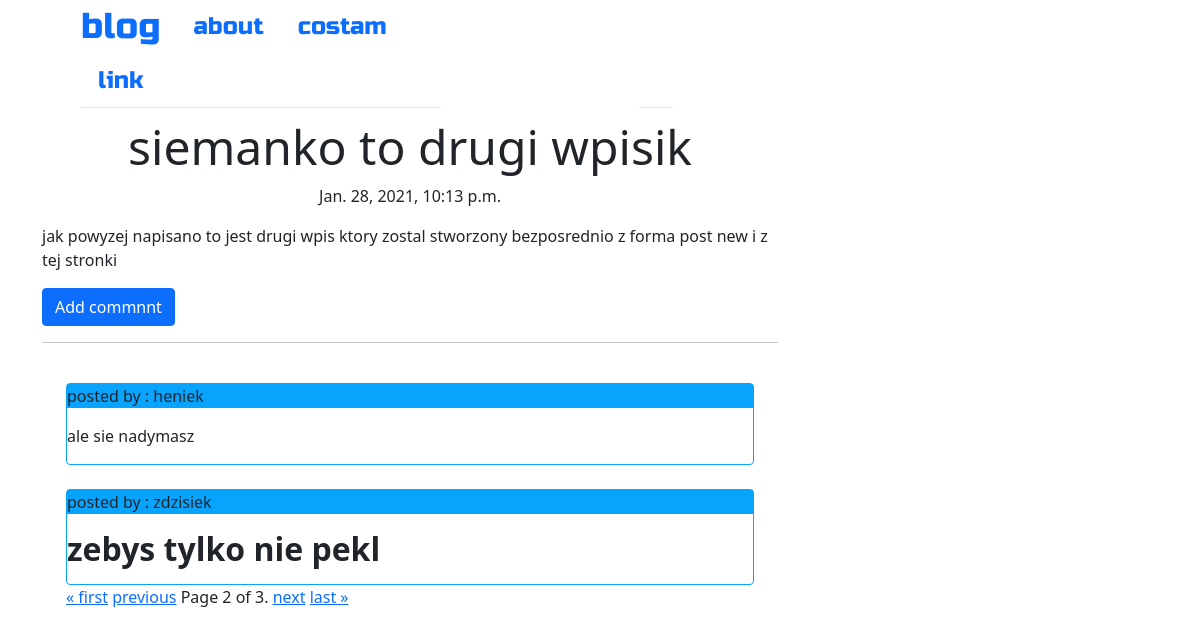
Screenshot of /blog/post/2?page=2 with the database file from the repository.
### blog/models.py (models this page shows, shortened)
class Post(models.Model):
    author = models.ForeignKey('auth.User', on_delete=models.CASCADE)
    title = models.CharField(max_length=200)
    text = models.TextField()
    create_date = models.DateTimeField(default=timezone.now)
    published_date = models.DateTimeField(blank=True, null=True)
    def comments_not_approved(self):
        to_approve = self.comments.filter(approved_comments = False)
        return to_approve

class Comment(models.Model):
    post = models.ForeignKey('blog.Post', on_delete=models.CASCADE, related_name='comments')
    author = models.CharField(max_length=200)
    text = models.TextField()
    create_date = models.DateTimeField(default=timezone.now)
    approved_comments = models.BooleanField(default=False)

### blog/views.py (the view)
# urls.py: re_path(r'post/(?P<pk>\d+)$', views.PostDetailView.as_view(), name='post_detail'),
class PostDetailView( DetailView):
    model = Post
    paginate_by = 2
    def get_context_data(self, **kwargs):
        object_list = Comment.objects.filter(post=self.get_object()).order_by('id')
        context = super(PostDetailView, self).get_context_data(object_list=object_list, **kwargs)
        activities = self.get_related_activities(object_list)
        context['page_obj'] = activities
        context['object_list'] = activities.object_list
        return context
    def get_related_activities(self, query_object_list):
        queryset = query_object_list
        paginator = Paginator(queryset, self.paginate_by)
        page = self.request.GET.get('page')
        activities = paginator.get_page(page)
        return activities

### blog/templates/blog/post_detail.html (shortened to what this page needs)
{% extends 'blog/base.html' %}
{% block content%}
<h3 class=" posttitle loader">{{post.title}}</h3>
{% if post.published_date %}
    <div class="date postdate"> {{ post.published_date}}</div>
{% else %}
    <a class="btn btn-primary" href="{% url 'post_publish' pk=post.pk %}">Publish</a>
{% endif%}
<p class="postcontent">{{ post.text|safe|linebreaksbr}}</p>
<a class="btn btn-primary btn-comment" href="{% url 'add_comment_to_post' pk=post.pk%}">Add commnnt</a>
<hr class="loader">
<div class="container">
    {% for comment in page_obj %}
    <br>
        {% if user.is_authenticated or comment.approved_comments %}
        <div class="comment">
        <p class="author">posted by : {{ comment.author}}</p>
        <p>{{ comment.text|safe|linebreaksbr}}</p>
        </div>
        {% endif %}
        {% empty %}
        <p> no comments!</p>
     <hr>
    {% endfor %}
    <div class="pagination">
    <span class="step-links">
        {% if page_obj.has_previous %}
            <a href="?page=1">&laquo; first</a>
            <a href="?page={{ page_obj.previous_page_number }}">previous</a>
        {% endif %}
        <span class="current">
            Page {{ page_obj.number }} of {{ page_obj.paginator.num_pages }}.
        </span>
        {% if page_obj.has_next %}
            <a href="?page={{ page_obj.next_page_number }}">next</a>
            <a href="?page={{ page_obj.paginator.num_pages }}">last &raquo;</a>
        {% endif %}
    </span>
</div>
</div>
{% endblock %}

### blog/static/css/blog.css (style rules this page uses)
.postdate { text-align: center; }
.posttitle { font-font:'Russo One' , sans-serif; font-size: 3em; text-align: center; }
.postcontent { font-family: 'Monserrat'; font-size: 1.5em; }
.btn-comment { position: absoulute; right: 0px; }
.loader { filter:hue-rotate(0deg); color:linear-gradient(45deg,#0f8,#08f); animation:hue 10000ms infinite linear; }
.comment { border-style: ridge; border-radius: 4px; border:solid 1px; border-color: #08a3fc; }
.author { background-color: #08a3fc; }

### rows the page displays
Post: title "siemanko to drugi wpisik", published_date "Jan. 28, 2021, 10:13 p.m.", text "jak powyzej napisano to jest drugi wpis ktory zostal stworzony bezposrednio z forma post new i z tej stronki"
Comment: author "heniek", text "ale sie nadymasz"
Comment: author "zdzisiek", text "zebys tylko nie pekl"

### other values shown
{{ page_obj.number }} "2"
{{ page_obj.paginator.num_pages }} "3"
